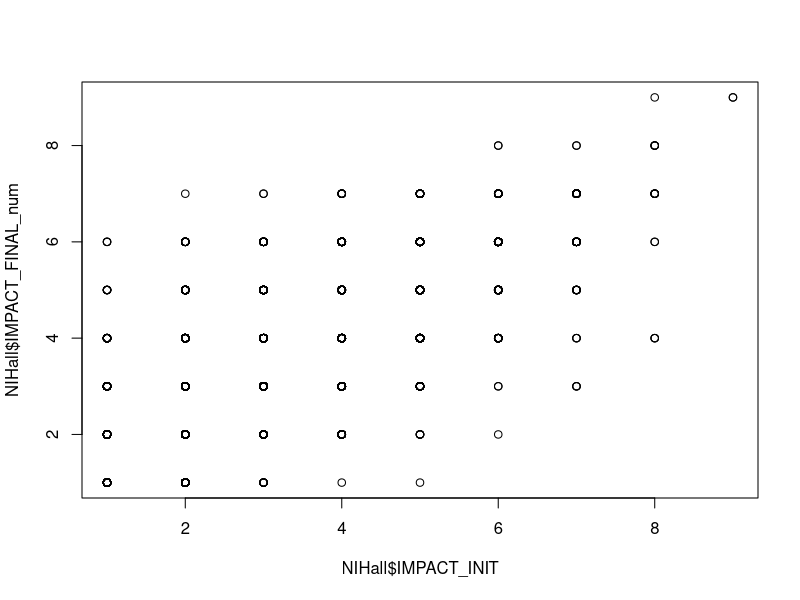
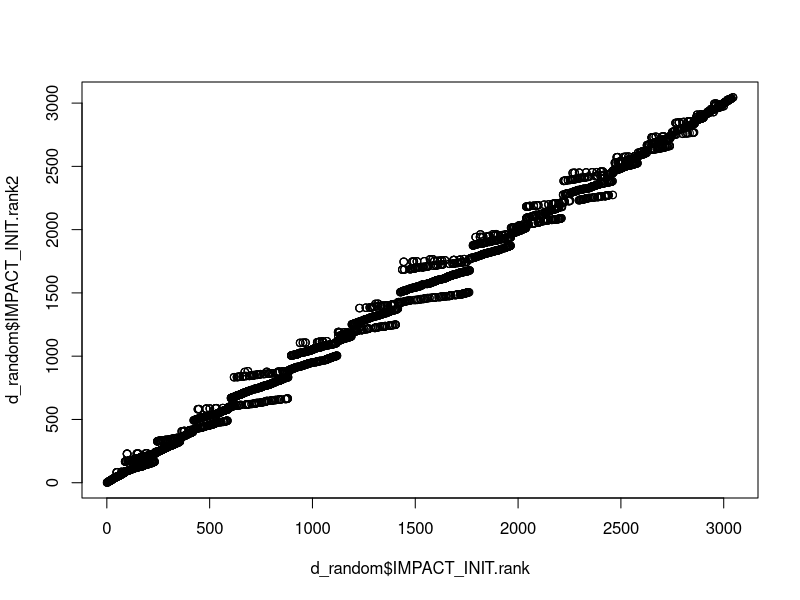
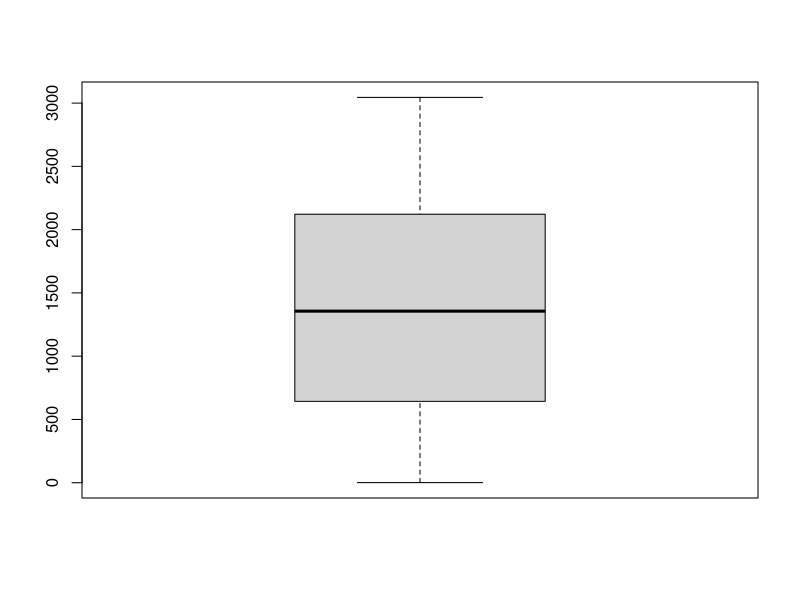

These charts were generated, in order, by the following R code: (Note: this script raises an error after producing the figures.)
###################################
# NIH data preparation
###################################

library(dplyr)


#########################
# Read data
#########################
NIHall <- read.csv("sampleRcode/data/NIH-public-data_Erosheva-et-al.csv")
n <- dim(NIHall)[1]
head(NIHall, n = 2)

#########################
# Variable type update: as in Erosheva et al. supplement
#########################

NIHall_factors <- c('GROUP_ID', 'PI_RACE', 'PI_ID', 'REVIEWER_ID',
                  'APPLICATION_ID', 'IRG', 'ADMIN_ORG', 'SRG',
                  'APPLICATION_TYPE', 'PI_GENDER', 'PI_ETHNICITY',
                  'CAREER_STAGE', 'DEG_CATEGORY', 'INSTITUTION_BIN')
NIHall[NIHall_factors] <- lapply(NIHall[NIHall_factors], as.factor)

# "White" is considered the default level of the race variable
NIHall$GROUP_ID <- factor(NIHall$GROUP_ID,
                          levels = c('Matched White',
                                   'Matched Black',
                                   'Random White',
                                   'All Black'))

# "Experienced" is the default career stage
NIHall$CAREER_STAGE <- factor(NIHall$CAREER_STAGE,
                              levels = c('Experienced',
                                       'ESI',
                                       'Non-ESI NI'))

# "Male" is considered the default gender in this study
NIHall$PI_GENDER <- factor(NIHall$PI_GENDER,
                           levels = c('Male', 'Female'))

# "Non-Hispanic" is considered the default ethnicity in this study
NIHall$PI_ETHNICITY <- factor(NIHall$PI_ETHNICITY,
                              levels = c('Non-Hispanic', 'Hispanic/Latino'))

# White is considered the default level of the race variable
NIHall$PI_RACE <- factor(NIHall$PI_RACE,
                         levels = c('White', 'Black'))

# PhD is considered the default degree
NIHall$DEG_CATEGORY <- factor(NIHall$DEG_CATEGORY,
                              levels = c('PHD', 'MD' ,'MD/PHD', 'Others'))

# recode SRG
NIHall <- NIHall %>% mutate(SRG = as.factor(paste(SRG, IRG, sep = '_')))

#########################
# Define variables: as in Erosheva et al. supplement
#########################

criteria <- c('SIGNIFICANCE_INIT', 'INVESTIGATOR_INIT', 'INNOVATION_INIT',
              'APPROACH_INIT', 'ENVIRONMENT_INIT')

summary(NIHall[,criteria])
summary(NIHall[,'IMPACT_INIT'])
summary(NIHall[,'IMPACT_FINAL'])
table(NIHall[,'IMPACT_FINAL'])
summary(as.numeric(NIHall$IMPACT_FINAL))
NIHall$IMPACT_FINAL_num <- as.numeric(NIHall$IMPACT_FINAL)

plot(NIHall$IMPACT_INIT, NIHall$IMPACT_FINAL_num)
cor(NIHall$IMPACT_INIT, NIHall$IMPACT_FINAL_num, use = "pairwise.complete.obs") #0.76

ID_clusters <- c('PI_ID', 'REVIEWER_ID')

org_clusters <- c('ADMIN_ORG', 'IRG', 'SRG')

matching <- c('APPLICATION_TYPE', 'AMENDED', 'PI_GENDER', 'PI_ETHNICITY',
              'CAREER_STAGE', 'DEG_CATEGORY', 'INSTITUTION_BIN', 'IRG')

# Application- and applicant-specific variables for the public data are all matching variables except for IRG, which is a structural variable
app_app_vars <- matching[1:7]

########################################
## define subsamples of data:  as in Erosheva et al. supplement
## Note: code for how matched samples were created is not available
########################################

# Filter based on GROUP_ID
# d_matched <- NIHall[NIHall$GROUP_ID %in% c('Matched White', 'Matched Black'),]
d_random <- NIHall[NIHall$GROUP_ID != 'Matched White',]



# TODO: move random sample creation here.



# Ensure factor variables have factor data type,
#  remove unnecessary GROUP_ID factor levels after filtering
# d_matched$GROUP_ID <- factor(d_matched$GROUP_ID)
d_random$GROUP_ID <- factor(d_random$GROUP_ID)
for (i in 1:(dim(NIHall)[2])) {
  if (is.factor(NIHall[,i][[1]])) {
#    d_matched[,i][[1]] <- factor(d_matched[,i][[1]])
    d_random[,i][[1]] <- factor(d_random[,i][[1]])
  }
}

#View(d_matched)
#View(d_random)

dim(NIHall)
#dim(d_matched)
dim(d_random)
#dim(d_matched)[1] + dim(d_random)[1]

#save(d_random, file = "dataNIHrandom_SciAdv.Rda")
#save(d_matched, file = "dataNIHmatched_SciAdv.Rda")

############################################################
# New: ADD MEAN SCORE, PROJECT RANK, etc. to d_random
###########################################################

## HOW MANY TIMES WAS AN APPLICATION RATED #
table(table(d_random$APPLICATION_ID))

d_random$APPLICATION_ID[1:20]
# [1] 196  196  196  3620 3620 3620 1270 1270 1270 2708 2708 2708 849  849  849  29   29
# [18] 29   3459 3459
# 4651 Levels: 1 2 3 4 5 6 7 8 9 10 11 12 13 14 15 16 17 18 19 20 21 22 24 25 27 28 29 30 ... 4995

length(levels(d_random$APPLICATION_ID)) #4651

# Add mean score by application_id
d_random <- d_random %>%
  group_by(APPLICATION_ID) %>%
  mutate(IMPACT_INIT.avg = mean(IMPACT_INIT))
summary(d_random$IMPACT_INIT.avg)

d_random$APPLICATION_ID[1:20]
# [1] 196  196  196  3620 3620 3620 1270 1270 1270 2708 2708 2708 849  849  849  29   29
# [18] 29   3459 3459
# 4651 Levels: 1 2 3 4 5 6 7 8 9 10 11 12 13 14 15 16 17 18 19 20 21 22 24 25 27 28 29 30 ... 4995
length(levels(d_random$APPLICATION_ID)) #4651

# Add rank by average score
d_random <- d_random %>%
  group_by(APPLICATION_ID) %>%
  summarise(IMPACT_INIT.avg = unique(IMPACT_INIT.avg)) %>%
  mutate(IMPACT_INIT.rank = rank(IMPACT_INIT.avg, ties.method = "first")) %>%
  select(APPLICATION_ID, IMPACT_INIT.rank) %>%
  left_join(d_random, by = "APPLICATION_ID")

d_random$APPLICATION_ID[1:20]
# [1] 2  2  2  3  3  4  4  4  5  5  5  6  6  6  7  7  7  8  8  11
# 4651 Levels: 1 2 3 4 5 6 7 8 9 10 11 12 13 14 15 16 17 18 19 20 21 22 24 25 27 28 29 30 ... 4995
# Adding range changed the order!
length(levels(d_random$APPLICATION_ID)) #4651

# Add mean score by application_id, increased by small ratio of highest score
d_random <- d_random %>%
  group_by(APPLICATION_ID) %>%
  mutate(IMPACT_INIT.avg2 = mean(IMPACT_INIT) + 0.001 * max(IMPACT_INIT))
summary(d_random$IMPACT_INIT.avg2)

# Add rank by "increased" average score
d_random <- d_random %>%
  group_by(APPLICATION_ID) %>%
  summarise(IMPACT_INIT.avg2 = unique(IMPACT_INIT.avg2)) %>%
  mutate(IMPACT_INIT.rank2 = rank(IMPACT_INIT.avg2, ties.method = "first")) %>%
  select(APPLICATION_ID, IMPACT_INIT.rank2) %>%
  left_join(d_random, by = "APPLICATION_ID")


head(d_random[,c("APPLICATION_ID", "IMPACT_INIT", "IMPACT_INIT.avg", "IMPACT_INIT.rank", "IMPACT_INIT.avg2", "IMPACT_INIT.rank2")])
sum(d_random$IMPACT_INIT.rank != d_random$IMPACT_INIT.rank2) # 8238
sum(d_random$IMPACT_INIT.rank == d_random$IMPACT_INIT.rank2) # 357

d_random$APPLICATION_ID[1:20]
length(levels(d_random$APPLICATION_ID)) #4651

#save(d_random, file = "dataNIHrandom_Extended.Rda")


############################################################
# New: RANDOM SAMPLE FOR BLACK APPLICANTS
###########################################################
# mail 9/15/2020 EE:
# We have 46,226 total Black (1015) and White (45,211) applicants.
# We sample 2030 random white, which is approximately 2030/45,211=0.0449
# So we need to sample approximately 0.0449*1015=46 random Black applications from Matched Black and All Black together.

uniqueID <- !duplicated(d_random$APPLICATION_ID)
d_random_un <- d_random[uniqueID,]
table(d_random_un$GROUP_ID)

blackID <-  d_random_un$APPLICATION_ID[d_random_un$GROUP_ID != "Random White"]
length(blackID)

set.seed(123)
(blackIDs <- sample(blackID, 46))
# [1] 2006 2250 841  2579 890  4612 4003 565  1406 1033 1124 58   1800 3225 2919 2924 3780 3471 481  4683 1621 3143 4886
#     1654 4091 138  2534 2084 4907 3777 939  4589 2881 2892 2717 4266 1797 4109 686  2673 2349 3044 3819 4433 4610 4093

dim(d_random) #[1] 8595   27
dim(d_random[(d_random$GROUP_ID == "Random White"),]) # [1] 5669   27

d_random <- d_random[((d_random$GROUP_ID == "Random White") | (d_random$APPLICATION_ID %in% blackIDs)),]
dim(d_random) # [1] 5802   27

plot(d_random$IMPACT_INIT.rank, d_random$IMPACT_INIT.rank2)
boxplot(d_random$IMPACT_INIT.rank)
d_random$IMPACT_INIT.rank[order(d_random$IMPACT_INIT.rank)] # some ranks are missing (we have 1,2,4,5,7,...)
rankOLD <- d_random$IMPACT_INIT.rank
rankOLD2 <- d_random$IMPACT_INIT.rank2

# !!!! this needs to be run 2x (or original values need to be removed)
# Correct rank by average score
d_random <- d_random %>%
  group_by(APPLICATION_ID) %>%
  summarise(IMPACT_INIT.avg = unique(IMPACT_INIT.avg)) %>%
  mutate(IMPACT_INIT.rank = rank(IMPACT_INIT.avg, ties.method = "first")) %>%
  select(APPLICATION_ID, IMPACT_INIT.rank) %>%
  left_join(d_random, by = "APPLICATION_ID")

# Correct rank by "increased" average score
d_random <- d_random %>%
  group_by(APPLICATION_ID) %>%
  summarise(IMPACT_INIT.avg2 = unique(IMPACT_INIT.avg2)) %>%
  mutate(IMPACT_INIT.rank2 = rank(IMPACT_INIT.avg2, ties.method = "first")) %>%
  select(APPLICATION_ID, IMPACT_INIT.rank2) %>%
  left_join(d_random, by = "APPLICATION_ID")

summary(d_random$IMPACT_INIT.rank) # 1 to 2076 (2030 + 46, correct)
summary(d_random$IMPACT_INIT.rank2) # 1 to 2076 (2030 + 46, correct)
d_random$IMPACT_INIT.rank[order(d_random$IMPACT_INIT.rank)] # no numbers missing, correct

###############################################
# save NIH.Rda
###############################################
# save(d_random, file = "dataNIHrandom_Extended_sample.Rda")

# TODO: save as data frame, check analyses come out the same

NIH <- d_random
save(NIH, file = "data/NIH.rda")

#########################
# TODO:
# - create csv files to test upload when rater data upload is implemented
#########################
